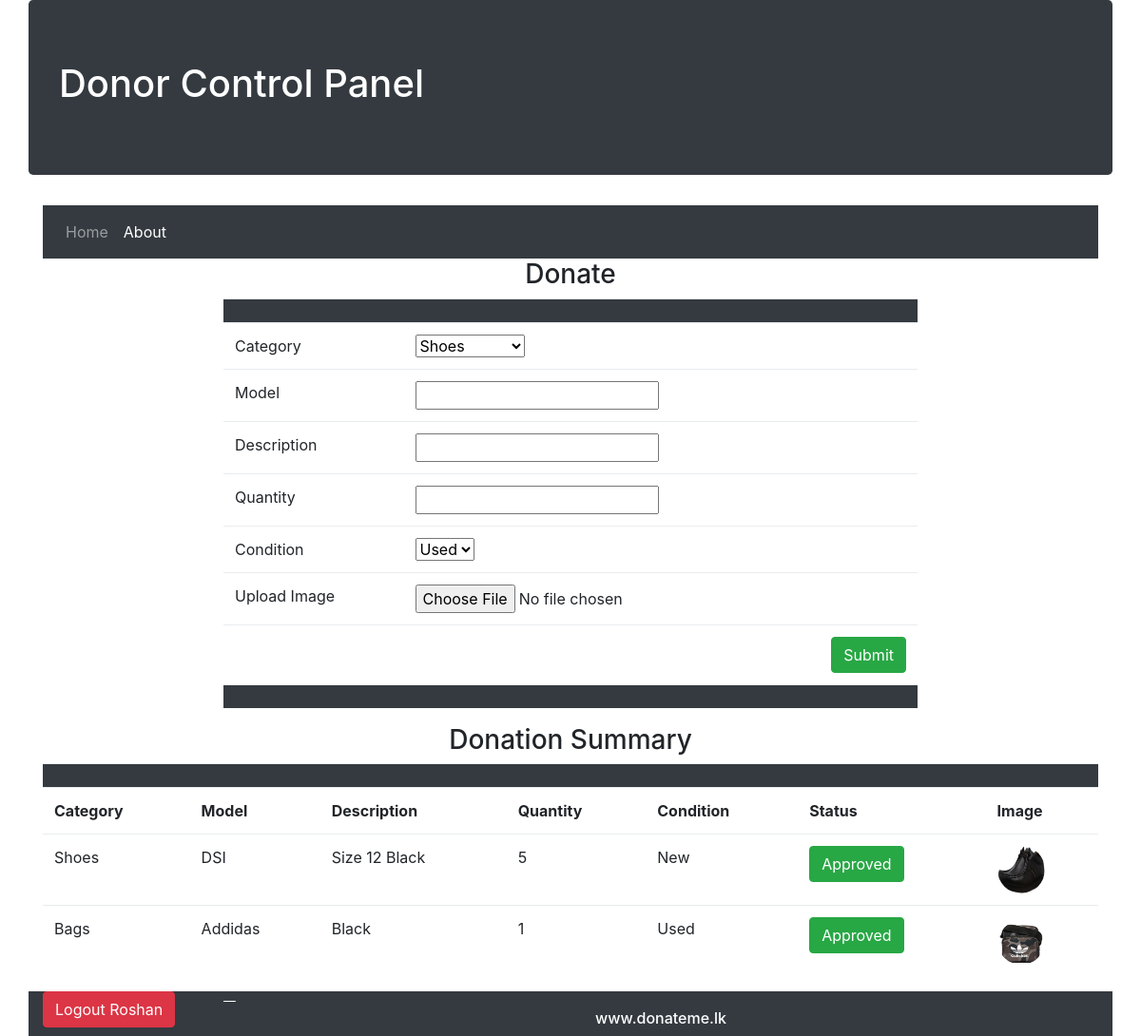
/Application/msd/DonorControlPanel.php (signed in), run on the app's committed database.
### tables this page shows
CREATE TABLE `item` (
  `id` int(11) NOT NULL,
  `category` varchar(64) NOT NULL,
  `model` varchar(64) NOT NULL,
  `description` varchar(512) NOT NULL,
  `quantity` int(11) NOT NULL,
  `condition` varchar(32) NOT NULL,
  `state` varchar(32) NOT NULL,
  `imageUrl` varchar(256) NOT NULL,
  `donorId` int(11) DEFAULT NULL
);

### Application/msd/system/controller/ItemController.php (called while the page is built, shortened)
<?php
class ItemController
{
    private $connection;
    function __construct() {
        $this->connection = new DBConnection();
    }
    public function getItemsByDonorId($donorId) {
        $query = "SELECT `id`, `category`, `model`, `description`, `quantity`, `condition`, `state`, `imageUrl` FROM `item` WHERE `donorId`='".$donorId."'";
        $items = array();
        $this->connection->openConnection();
        if($result = $this->connection->executeRawQuery($query)){
            while($row = $result->fetch_array()){
                $item = new Item();
                $item->setId($row['id']);
                $item->setCategory($row['category']);
                $item->setModel($row['model']);
                $item->setDescription($row['description']);
                $item->setQuantity($row['quantity']);
                $item->setCondition($row['condition']);
                $item->setState($row['state']);
                $item->setImageUrl($row['imageUrl']);
                $items[] = $item;
            }
        }
        $this->connection->closeConnection();
        return $items;
    }
}

### Application/msd/system/model/Item.php (called while the page is built, shortened)
<?php
class Item
{
    private $category;
    private $model;
    private $description;
    private $quantity;
    private $condition;
    private $state;
    private $imageUrl;
    public function getCategory() {
        return $this->category;
    }
    public function getModel() {
        return $this->model;
    }
    public function getDescription() {
        return $this->description;
    }
    public function getQuantity() {
        return $this->quantity;
    }
    public function getCondition() {
        return $this->condition;
    }
    public function getState() {
        return $this->state;
    }
    public function getImageUrl() {
        return $this->imageUrl;
    }
    public function setCategory($category) {
        $this->category = $category;
    }
    public function setModel($model) {
        $this->model = $model;
    }
    public function setDescription($description) {
        $this->description = $description;
    }
    public function setQuantity($quantity) {
        $this->quantity = $quantity;
    }
    public function setCondition($condition) {
        $this->condition = $condition;
    }
    public function setState($state) {
        $this->state = $state;
    }
    public function setImageUrl($imageUrl) {
        $this->imageUrl = $imageUrl;
    }
}

### Application/msd/DonorControlPanel.php (the view, shortened to what this page needs)
<!DOCTYPE html>
<html lang="en">
<head>
    <link href="css/bootstrap.min.css" rel="stylesheet">
</head>
<body class="container">
    <div class="row jumbotron bg-dark text-white">
        <h1>Donor Control Panel</h1>
    </div>
    <nav class="navbar navbar-expand-sm bg-dark navbar-dark">
        <ul class="navbar-nav">
            <li class="nav-item">
                <a class="nav-link" href="index.php">Home</a>
            </li>
            <li class="nav-item active">
                <a class="nav-link" href="About.php">About</a>
            </li>
        </ul>
    </nav>
    <div class="row">
        <div class="col-md-2"></div>
        <div class="col-md-8">
            <h3 align="center">Donate</h3>
            <form action="php/DonateItem.php" method="post" enctype="multipart/form-data">
                <table class="table">
                    <tr class="btn-dark">
                        <td colspan="2">
                        </td>
                    </tr>
                    <tr>
                        <td>Category</td>
                        <td>
                            <select name="category">
                                <option value="Shoes">Shoes</option>
                            </select>
                        </td>
                    </tr>
                    <tr>
                        <td>Model</td>
                        <td><input type="text" name="model"></td>
                    </tr>
                    <tr>
                        <td>Description</td>
                        <td><input type="text" name="description"></td>
                    </tr>
                    <tr>
                        <td>Quantity</td>
                        <td><input type="number" name="quantity" min="0"></td>
                    </tr>
                    <tr>
                        <td>Condition</td>
                        <td>
                            <select name="condition">
                                <option value="Used">Used</option>
                            </select>
                        </td>
                    </tr>
                    <tr>
                        <td>Upload Image</td>
                        <td><input type="file" name="image"></td>
                    </tr>
                    <tr>
                        <td colspan="2" align="right">
                            <input type="submit" value="Submit" class="btn btn-success" name="submit">
                        </td>
                    </tr>
                    <tr class="btn-dark">
                        <td colspan="2">
                        </td>
                    </tr>
                </table>
            </form>
        </div>
        <div class="col-md-1">
        </div>
        <div class="col-md-2"></div>
    </div>
    <div class="row">
        <div class="col-md-12">
            <?php
                $itemController = new ItemController();
                $items = $itemController->getItemsByDonorId($_SESSION['id']);
                if(count($items) > 0) {
                    echo '<h3 align="center">Donation Summary</h3>';
                    echo '<table class="table">';
                    echo '<tr class="btn-dark">';
                    echo '<td colspan="7"></td>';
                    echo '</tr>';
                    echo '<tr>';
                    echo '<th>Category</th>';
                    echo '<th>Model</th>';
                    echo '<th>Description</th>';
                    echo '<th>Quantity</th>';
                    echo '<th>Condition</th>';
                    echo '<th>Status</th>';
                    echo '<th>Image</th>';
                    echo '</tr>';
                        foreach ($items as $item) {
                            echo '<tr>';
                            echo "<td>".$item->getCategory()."</td>";
                            echo "<td>".$item->getModel()."</td>";
                            echo "<td>".$item->getDescription()."</td>";
                            echo "<td>".$item->getQuantity()."</td>";
                            echo "<td>".$item->getCondition()."</td>";
                            if($item->getState() == 'Pending') {
                                echo "<td><a class='btn btn-info text-white'>".$item->getState()."</a></td>";
                            } elseif ($item->getState() == 'Approved') {
                                echo "<td><a class='btn btn-success text-white'>".$item->getState()."</a></td>";
                            } elseif ($item->getState() == 'Rejected') {
                                echo "<td><a class='btn btn-danger text-white'>".$item->getState()."</a></td>";
                            } else {
                                echo "<td><a class='btn btn-info text-white'>".$item->getState()."</a></td>";
                            }
                            echo "<td><img class='rounded-circle' src='".$item->getImageUrl()."' style='width:50px;height:50px;'></td>";
                            echo '</tr>';
                        }
                    echo '</table>';
                }
            ?>
        </div>
    </div>
    <div class="row">
        <div class="col-md-2 bg-dark">
            <a href="php/Logout.php" class="btn btn-danger"><?php echo "Logout ".$_SESSION['name']; ?></a>
        </div>
        <div class="col-md-10 blockquote-footer bg-dark text-white">
            <h6 align="center"> www.donateme.lk </h6>
        </div>
    </div>
</body>
</html>

### data on the page
item: category "Shoes", model "DSI", description "Size 12 Black", quantity "5", condition "New", state "Approved", imageUrl (picture)
item: category "Bags", model "Addidas", description "Black", quantity "1", condition "Used", state "Approved", imageUrl (picture)

### other printed values
$_SESSION['name'] "Roshan"
